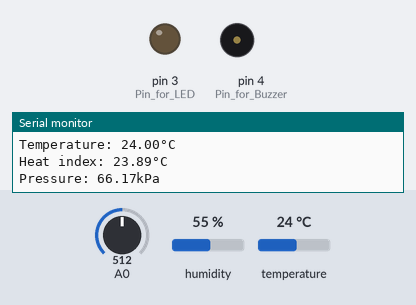
This sketch was run on a simulated Arduino Uno, built with avr-gcc and run on an emulated ATmega328P. On the bench: output pins drawn as LEDs (lit = HIGH), buzzer (waves = sounding), the last lines printed to the serial monitor. Inputs (shaded band) come from the test bench; at power-on: humidity 55 %, temperature 24 °C, A0 = 512.

Above: at 4.8 s.
4.9 s: humidity set to 88 %
7.9 s: humidity set to 91 %
At 8.8 s:
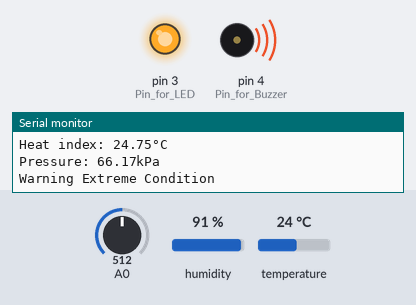
10.9 s: humidity set to 22 %
At 13.5 s:
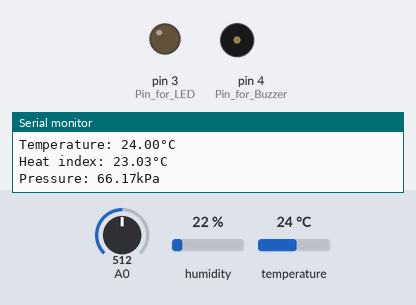
13.9 s: temperature set to 7 °C
16.9 s: temperature set to 4 °C
At 19.3 s:
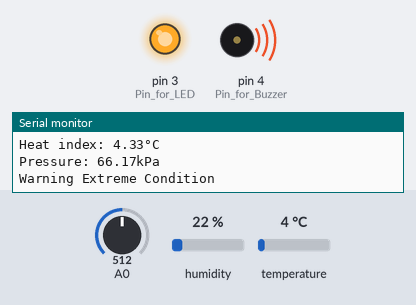
Timing chart, 0 to 20.8 s (numbered marks = the images above; inputs shaded):
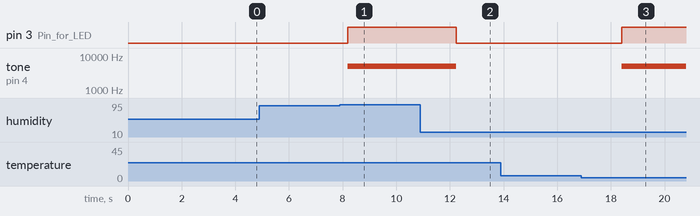

Measured:
- the behaviour switches between 89 and 90 % on humidity (found by bisection; images 0 and 1)
- the behaviour switches between 6 and 5 °C on temperature (found by bisection; images 2 and 3)
- after the input at 7.9 s, pin 3 (Pin_for_LED): LOW → HIGH after 0.29 s; tone on pin 4 (Pin_for_Buzzer): silent → 5000 Hz after 0.29 s
- after the input at 10.9 s, pin 3 (Pin_for_LED): HIGH → LOW after 1.3 s; tone on pin 4 (Pin_for_Buzzer): 5000 Hz → silent after 1.3 s
- after the input at 16.9 s, pin 3 (Pin_for_LED): LOW → HIGH after 1.5 s; tone on pin 4 (Pin_for_Buzzer): silent → 5000 Hz after 1.5 s

The sketch:

tugas_1.ino
```cpp
#include <DHT.h>
#define DHTPIN 2 // Digital pin connected to the DHT sensor
#define DHTTYPE DHT11 //type of sensor in use
DHT dht(DHTPIN, DHTTYPE);

void setup() {
  // put your setup code here, to run once:
  Serial.begin(9600);
  dht.begin();
  pinMode(3,OUTPUT); // Pin for LED
  pinMode(4,OUTPUT); // Pin for Buzzer
  }
// Read Pressure from sensor and return pressure value
float readPressure(int pin){
  float pressVal = analogRead(pin);
  if (isnan(pressVal)){
    Serial.println(F("Failed to read from MPX sensor!"));
    return;
    }
  float pressure = ((pressVal/1023)+0.095)/0.009;
  // float pressure = ((float)pressVal/(float)1023+0.095)/0.009;
  return pressure;
  }
void loop() {
  // put your main code here, to run repeatedly:
  delay(2000);
  float humidity = dht.readHumidity();
  float temperature = dht.readTemperature();
  float pressure = readPressure(A0);
  if (isnan(humidity) || isnan(temperature)) {
    Serial.println(F("Failed to read from DHT sensor!"));
    return;
  }
  // Compute heat index in Celsius (isFahreheit = false)
  float hic = dht.computeHeatIndex(temperature, humidity, false);

  float minTemperature = 5.0; float maxTemperature = 50.0;
  float minHumidity = 10; float maxHumidity = 90;
  float minPressure = 50.0; float maxPressure = 105.0;

  if ((temperature <= minTemperature || temperature >= maxTemperature )||( humidity <= minHumidity || humidity >= maxHumidity )|| (pressure <= minPressure || pressure >= maxPressure)){
    Serial.println("Warning Extreme Condition");
    digitalWrite(3,HIGH);
    tone(4,5000);
    }
  else{
    digitalWrite(3,LOW);
    noTone(4);
    Serial.println();
    Serial.print("------");
    Serial.println();
    Serial.print(F("Humidity: "));Serial.print(humidity);Serial.print(F("% "));
    Serial.println();
    Serial.print(F("Temperature: "));Serial.print(temperature);Serial.print(F("°C "));
    Serial.println();
    Serial.print(F("Heat index: "));Serial.print(hic);Serial.print(F("°C "));
    Serial.println();
    Serial.print("Pressure: ");Serial.print(pressure);Serial.print("kPa");
    Serial.println();
  }
}
```
